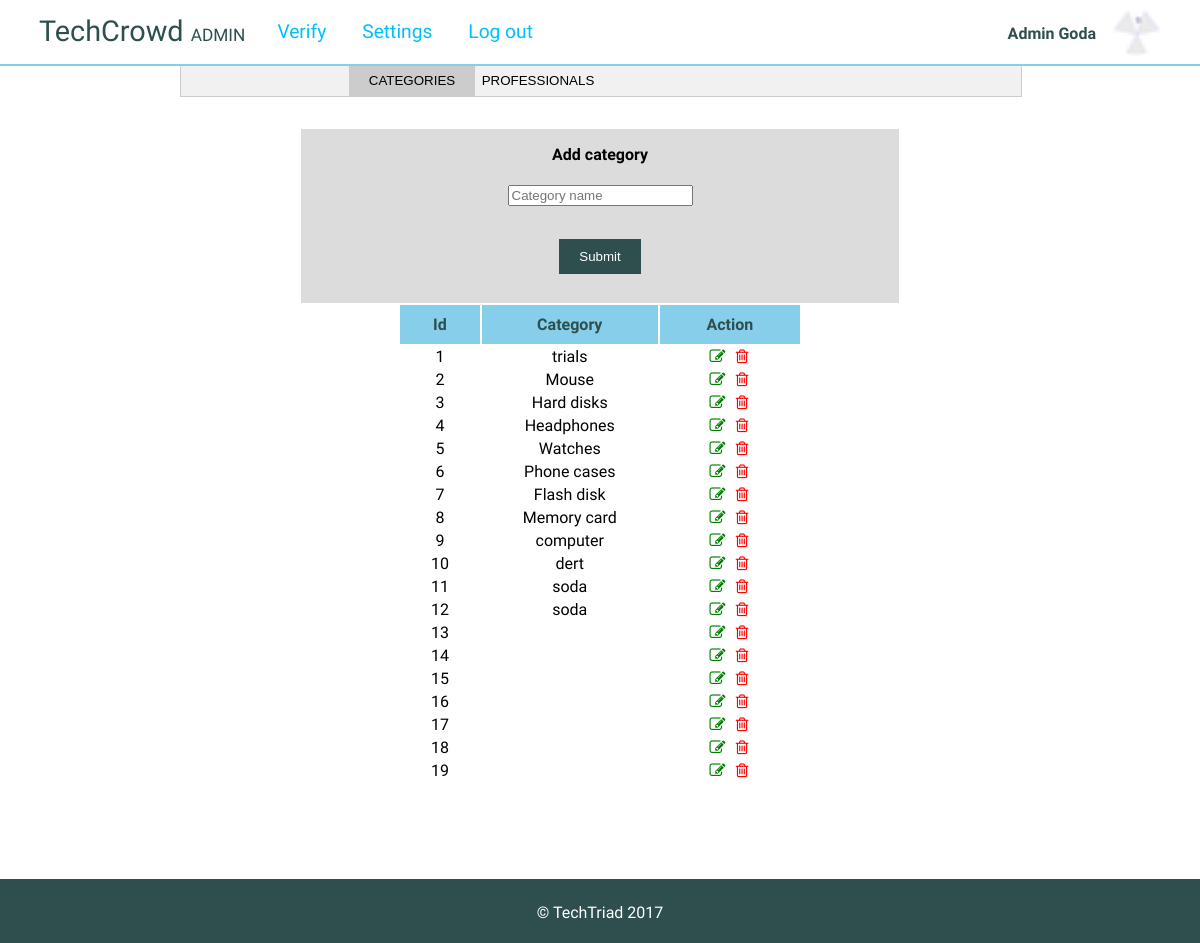
/admin/adminsettings.php (signed in), run on an earlier commit of the app's database.
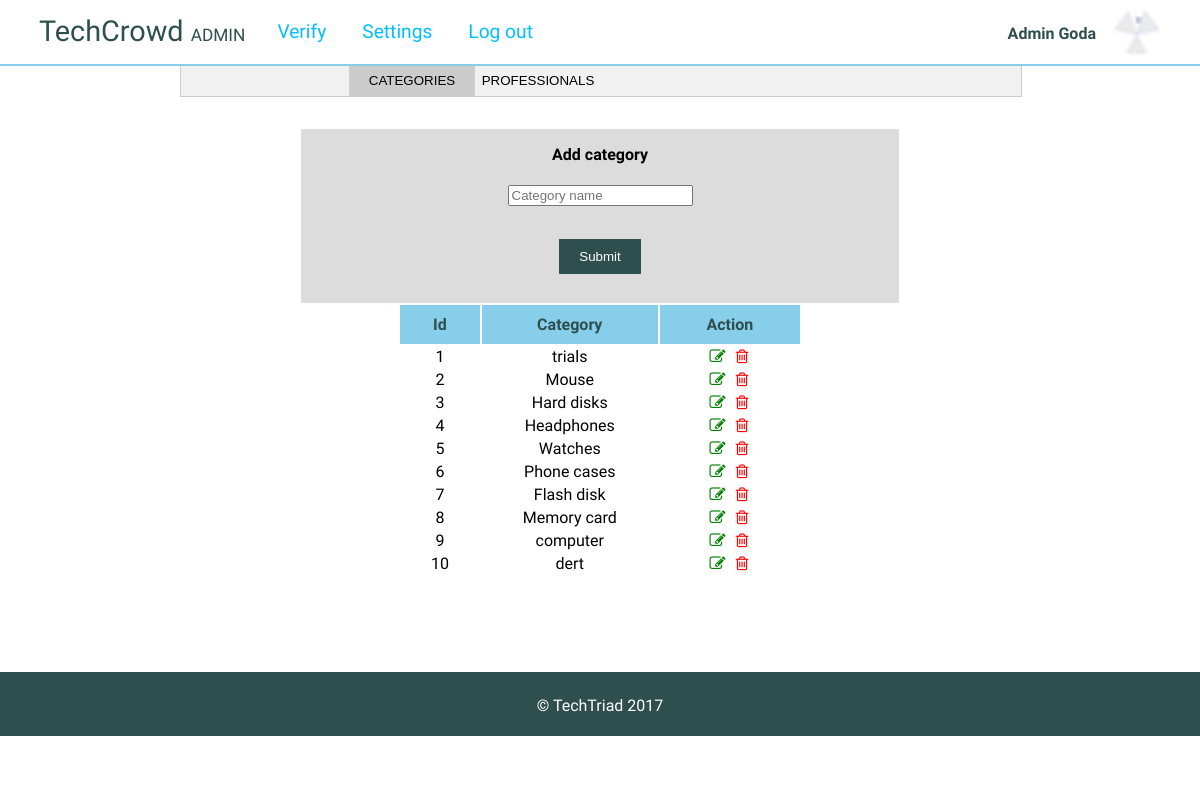
And on a later commit of the database.
### tables this page shows
CREATE TABLE `categories` (
  `id` int(10) UNSIGNED NOT NULL,
  `category` varchar(191) NOT NULL,
  `created_at` timestamp NULL DEFAULT NULL,
  `updated_at` timestamp NULL DEFAULT NULL
);

### app/start.php (called while the page is built, shortened)
<?php
$host = 'localhost';
$username = 'root';
$password = '';
$database = 'techcrowd2';
require 'DatabaseSchema.php';
$db = new DatabaseSchema($host, $username, $password, $database);

### app/DatabaseSchema.php (called while the page is built, shortened)
<?php
class DatabaseSchema
{
    private $link;
    public function __construct($host, $username, $password, $database){
        $this->link = new mysqli($host, $username, $password, $database);
    }
    public function query($query) {
        $result = mysqli_query($this->link, $query);
        return $result;
    }
}

### admin/adminsettings.php (the view, shortened to what this page needs)
<?php include 'adminnavbar.php';
?>
<div class="content">
    <div class="tab">
        <button class="tablinks" onclick="openTabs(event, 'categories')" id="defaultOpen">CATEGORIES</button>
        <button class="tablinks" onclick="openTabs(event, 'professionals')">PROFESSIONALS</button>
    </div>
    <div id="categories" class="tabcontent">
        <center>
            <div class="upload" style="text-align: center;">
                <form method="post" action="adminsettings.php">
                    <h4>Add category</h4>
                    <input type="text" placeholder="Category name" name="catname" required><br><br>
                    <input type="submit" name="submitcat">
                </form>
            </div>
        </center>
        <?php $categories = $db->query("SELECT * FROM categories"); ?>
        <table style="width: 50%; margin: auto;">
            <tr>
                <th>Id</th>
                <th>Category</th>
                <th>Action</th>
            </tr>
            <?php foreach ($categories as $cat): ?>
            <tr>
                <td>
                    <?php echo $cat['id']; ?>
                </td>
                <td>
                    <?php echo $cat['category']; ?>
                </td>
                <td><span class="fa fa-fw fa-edit" style="color: green;" onclick="editProduct()"></span>     <span class="fa fa-fw fa-trash-o"  style="color: red;" onclick="removeCat('<?php echo $cat['id']; ?>', '<?php echo $cat['category']; ?>')"></span></td>
            </tr>
            <?php endforeach; ?>
        </table>
    </div>
</div>
</body>
<?php include_once VIEW_ROOT . 'layouts/footer.php';
?>

What changed in the data, as far as the page shows it:
removed categories: id "11", category "soda"
removed categories: id "12", category "soda"
removed categories: id "13"
removed categories: id "14"
removed categories: id "15"
removed categories: id "16"
removed categories: id "17"
removed categories: id "18"
removed categories: id "19"
